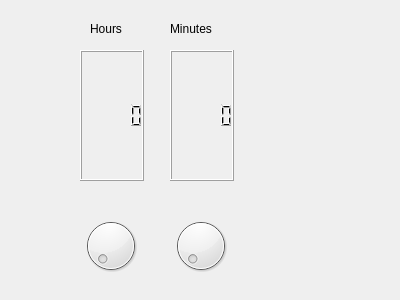
<?xml version="1.0" encoding="UTF-8"?>
<ui version="4.0">
 <class>Rellotge</class>
 <widget class="QWidget" name="Rellotge">
  <property name="geometry">
   <rect>
    <x>0</x>
    <y>0</y>
    <width>400</width>
    <height>300</height>
   </rect>
  </property>
  <property name="windowTitle">
   <string>Form</string>
  </property>
  <widget class="QLCDNumber" name="lcdMinuts">
   <property name="geometry">
    <rect>
     <x>170</x>
     <y>50</y>
     <width>64</width>
     <height>131</height>
    </rect>
   </property>
  </widget>
  <widget class="QDial" name="dialhores">
   <property name="geometry">
    <rect>
     <x>80</x>
     <y>210</y>
     <width>61</width>
     <height>71</height>
    </rect>
   </property>
   <property name="maximum">
    <number>23</number>
   </property>
  </widget>
  <widget class="QLabel" name="label_2">
   <property name="geometry">
    <rect>
     <x>170</x>
     <y>20</y>
     <width>59</width>
     <height>18</height>
    </rect>
   </property>
   <property name="text">
    <string>Minutes</string>
   </property>
  </widget>
  <widget class="QLCDNumber" name="lcdHores">
   <property name="geometry">
    <rect>
     <x>80</x>
     <y>50</y>
     <width>64</width>
     <height>131</height>
    </rect>
   </property>
  </widget>
  <widget class="QLabel" name="label">
   <property name="geometry">
    <rect>
     <x>90</x>
     <y>20</y>
     <width>59</width>
     <height>18</height>
    </rect>
   </property>
   <property name="text">
    <string>Hours</string>
   </property>
  </widget>
  <widget class="QDial" name="dialminuts">
   <property name="geometry">
    <rect>
     <x>170</x>
     <y>210</y>
     <width>61</width>
     <height>71</height>
    </rect>
   </property>
   <property name="maximum">
    <number>59</number>
   </property>
  </widget>
 </widget>
 <resources/>
 <connections>
  <connection>
   <sender>dialhores</sender>
   <signal>valueChanged(int)</signal>
   <receiver>lcdHores</receiver>
   <slot>display(int)</slot>
   <hints>
    <hint type="sourcelabel">
     <x>110</x>
     <y>245</y>
    </hint>
    <hint type="destinationlabel">
     <x>111</x>
     <y>115</y>
    </hint>
   </hints>
  </connection>
  <connection>
   <sender>dialminuts</sender>
   <signal>valueChanged(int)</signal>
   <receiver>lcdMinuts</receiver>
   <slot>display(int)</slot>
   <hints>
    <hint type="sourcelabel">
     <x>200</x>
     <y>245</y>
    </hint>
    <hint type="destinationlabel">
     <x>201</x>
     <y>115</y>
    </hint>
   </hints>
  </connection>
 </connections>
</ui>
